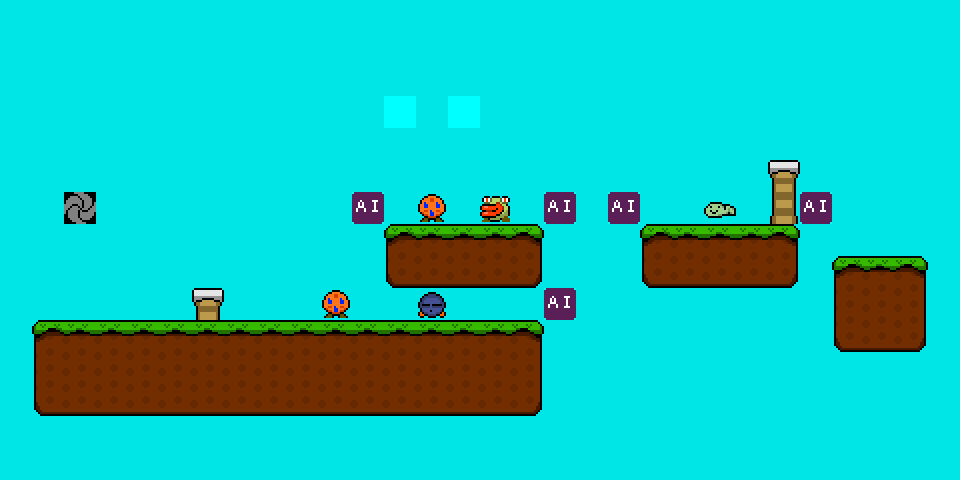

Rendered tile map (Tiled .tmx) drawn with the repository's tilesets; below, a short description and the map source with its tile grids summarised:
An orthogonal 30x15 tile map with 32x32 px tiles, 2 tile layers (Tile Layer 1, Tile Layer 2) and 2 objects.

<map version="1.0" orientation="orthogonal" renderorder="right-down" width="30" height="15" tilewidth="32" tileheight="32" nextobjectid="3">
 <tileset firstgid="1" name="Stage1-1" tilewidth="32" tileheight="32" tilecount="75">
  <image source="World1Tiles.png" width="480" height="160" />
 </tileset>
 <layer name="Tile Layer 1" width="30" height="15" opacity="0.9">
  <data>[450 cells, 450 non-empty, 12 distinct tile ids]</data>
 </layer>
 <layer name="Tile Layer 2" width="30" height="15">
  <data>[450 cells, 13 non-empty, 7 distinct tile ids]</data>
 </layer>
 <objectgroup name="Object Layer 1">
  <object id="1" gid="2" x="64" y="320" width="32" height="32">
   <properties>
    <property name="map" value="Stage1-1" />
    <property name="type" value="portal" />
   </properties>
  </object>
  <object id="2" gid="2" x="864" y="256" width="32" height="32">
   <properties>
    <property name="map" value="Stage1-1" />
    <property name="type" value="portal" />
   </properties>
  </object>
 </objectgroup>
</map>
